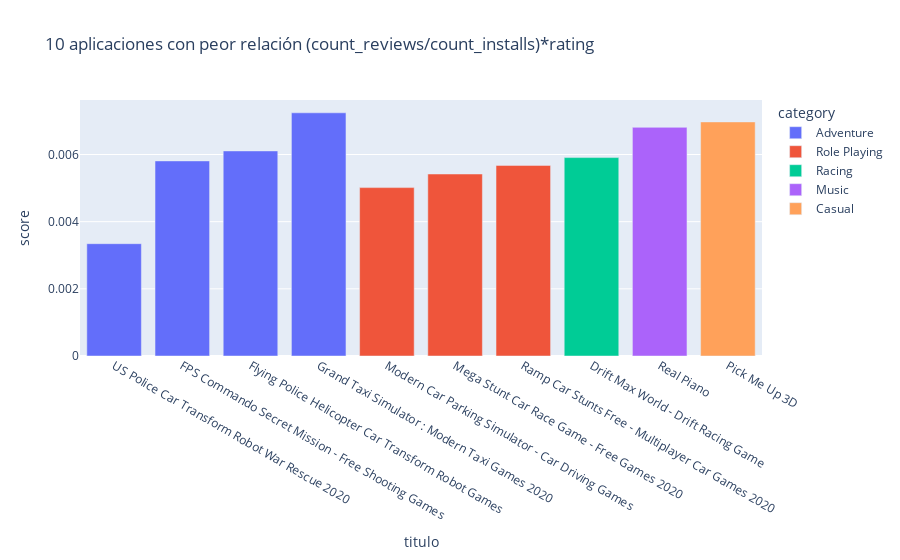

The notebook cell this image was saved under:
### Markdown cell above
### 5. ¿Cuáles son las 10 aplicaciones con peor relación (count_reviews/count_installs)*rating (con número de instalaciones mayores a 1000)?

### Code cell
df_respuesta = df.loc[df['count_installs'] > 1000][['titulo', 'category', 'count_reviews', 'count_installs', 'rating']]
df_respuesta['score'] = (df_respuesta['count_reviews']/df_respuesta['count_installs'])*df_respuesta['rating']
df_respuesta = df_respuesta.sort_values(by='score', ascending=True).head(10)
print("RESPUESTA\n", df_respuesta[['titulo', 'score', 'rating']])

fig = px.bar(df_respuesta, x='titulo', y='score', color='category', title='10 aplicaciones con peor relación (count_reviews/count_installs)*rating ')
fig.show()

### Figure 1 — Plotly figure (JSON) as saved in the notebook; plotly's stock layout.template omitted (floating-point values rounded to 4 significant figures)
{"data": [{"alignmentgroup": "True", "hovertemplate": "category=Adventure<br>titulo=%{x}<br>score=%{y}<extra></extra>", "legendgroup": "Adventure", "marker": {"color": "#636efa"}, "name": "Adventure", "offsetgroup": "Adventure", "orientation": "v", "showlegend": true, "textposition": "auto", "type": "bar", "x": ["US Police Car Transform Robot War Rescue 2020", "FPS Commando Secret Mission - Free Shooting Games", "Flying Police Helicopter Car Transform Robot Games", "Grand Taxi Simulator : Modern Taxi Games 2020"], "xaxis": "x", "y": [0.003345, 0.005809, 0.006107, 0.007242], "yaxis": "y"}, {"alignmentgroup": "True", "hovertemplate": "category=Role Playing<br>titulo=%{x}<br>score=%{y}<extra></extra>", "legendgroup": "Role Playing", "marker": {"color": "#EF553B"}, "name": "Role Playing", "offsetgroup": "Role Playing", "orientation": "v", "showlegend": true, "textposition": "auto", "type": "bar", "x": ["Modern Car Parking Simulator - Car Driving Games", "Mega Stunt Car Race Game - Free Games 2020", "Ramp Car Stunts Free - Multiplayer Car Games 2020"], "xaxis": "x", "y": [0.005014, 0.00542, 0.005676], "yaxis": "y"}, {"alignmentgroup": "True", "hovertemplate": "category=Racing<br>titulo=%{x}<br>score=%{y}<extra></extra>", "legendgroup": "Racing", "marker": {"color": "#00cc96"}, "name": "Racing", "offsetgroup": "Racing", "orientation": "v", "showlegend": true, "textposition": "auto", "type": "bar", "x": ["Drift Max World - Drift Racing Game"], "xaxis": "x", "y": [0.005909], "yaxis": "y"}, {"alignmentgroup": "True", "hovertemplate": "category=Music<br>titulo=%{x}<br>score=%{y}<extra></extra>", "legendgroup": "Music", "marker": {"color": "#ab63fa"}, "name": "Music", "offsetgroup": "Music", "orientation": "v", "showlegend": true, "textposition": "auto", "type": "bar", "x": ["Real Piano"], "xaxis": "x", "y": [0.006809], "yaxis": "y"}, {"alignmentgroup": "True", "hovertemplate": "category=Casual<br>titulo=%{x}<br>score=%{y}<extra></extra>", "legendgroup": "Casual", "marker": {"color": "#FFA15A"}, "name": "Casual", "offsetgroup": "Casual", "orientation": "v", "showlegend": true, "textposition": "auto", "type": "bar", "x": ["Pick Me Up 3D"], "xaxis": "x", "y": [0.006971], "yaxis": "y"}], "layout": {"barmode": "relative", "legend": {"title": {"text": "category"}, "tracegroupgap": 0}, "title": {"text": "10 aplicaciones con peor relación (count_reviews/count_installs)*rating "}, "xaxis": {"anchor": "y", "domain": [0, 1], "title": {"text": "titulo"}}, "yaxis": {"anchor": "x", "domain": [0, 1], "title": {"text": "score"}}}}
